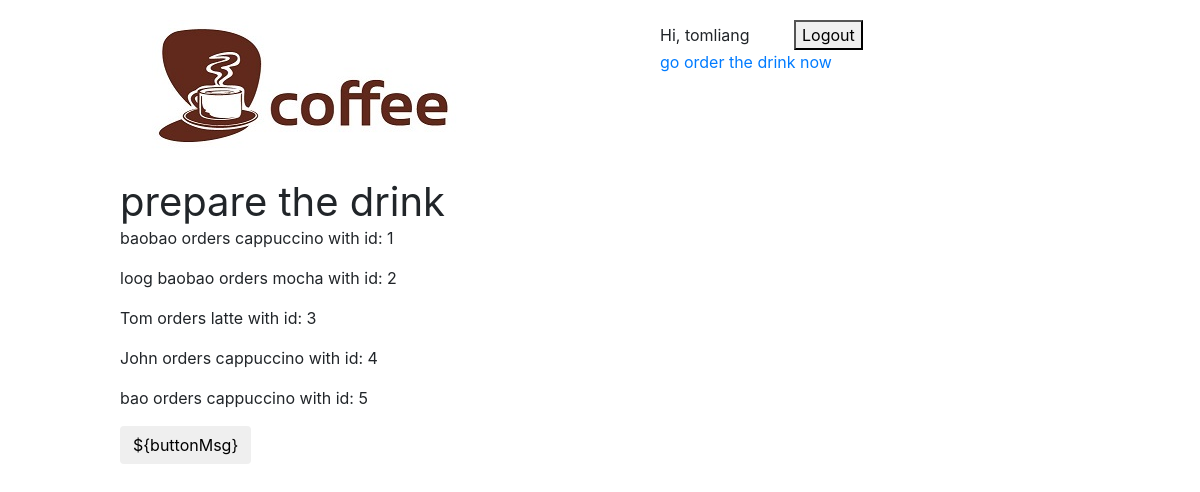
Page /food/prepare/ (signed in) on the earlier database version.
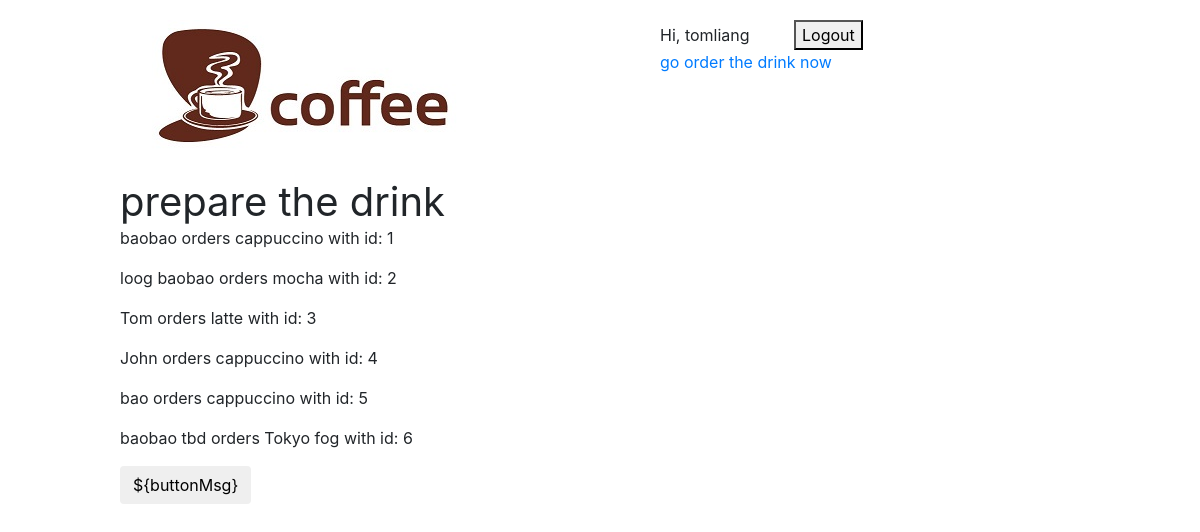
Same page on the later database version.
### food/models.py (models this page shows)
class OrderInstance(models.Model):
    name = models.CharField(max_length=100)
    email = models.EmailField()
    coffee_order = models.CharField(max_length=100)

### food/views.py (the view)
@login_required
@permission_required('food.can_serve', raise_exception=True)
def prepare(request):
    orders = OrderInstance.objects.all()
    return render(request, "food/prepare.html", { 'orders':orders })

### food/templates/food/prepare.html (shortened to what this page needs)
{% extends 'base_layout.html' %}
{% block content %}
<h1>prepare the drink</h1>
{% for order in orders %}
    <p>{{ order.name }} orders {{ order.coffee_order }} with id: {{ order.id }}</p>
{% endfor %}
<div id="vue-app">
    <button type="button" v-on:click="changeButton" class=btn>${buttonMsg}</button>
</div>
{% load static from staticfiles %}
{% endblock %}

Differences in the rows shown:
added OrderInstance: name "baobao tbd", coffee_order "Tokyo fog", id "6"
